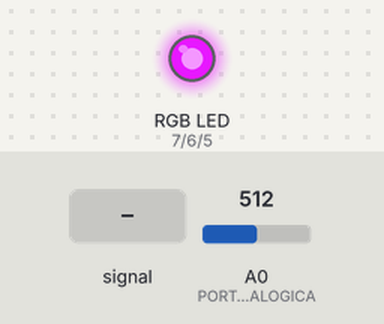
Simulated run of this sketch. Board: Arduino Uno, built with avr-gcc and run on an emulated ATmega328P. Shown: an RGB LED mixed from three pins (HIGH = lit). The inputs (shaded band) are chosen by the test bench; at power-on: A0 (PORTA_ANALOGICA) = 512.

Above: at 1.2 s.
1.3 s: A0 (PORTA_ANALOGICA) fed a 200 Hz sine of ±460 counts around its level
At 2.2 s:
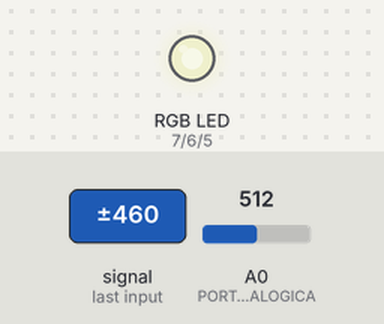
2.8 s: A0 (PORTA_ANALOGICA) set to 716
At 3.8 s:
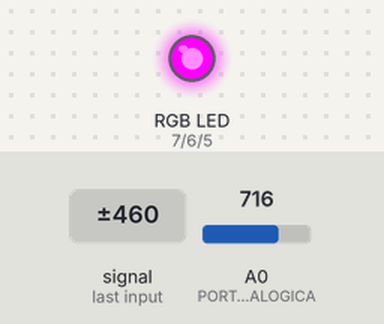
4.3 s: A0 (PORTA_ANALOGICA) fed a 1000 Hz sine of ±255 counts around its level
At 5.0 s:
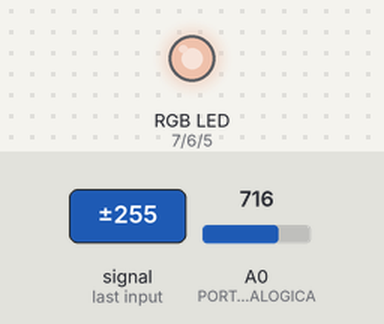
5.8 s: A0 (PORTA_ANALOGICA) fed a 2 Hz sine of ±306 counts around its level
At 6.16 s:
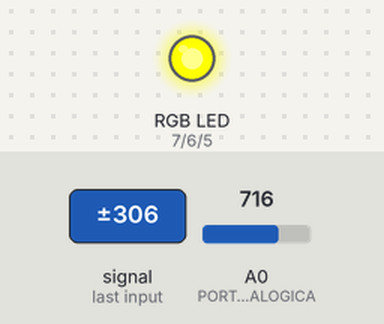
8.8 s: A0 (PORTA_ANALOGICA) set to 246
At 9.3 s:
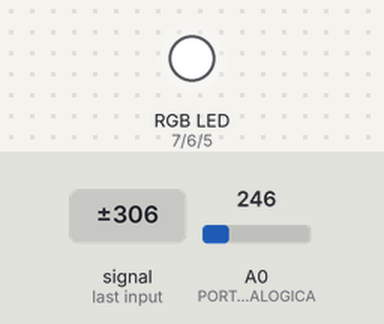
10.3 s: A0 (PORTA_ANALOGICA) fed a 200 Hz sine of ±81 counts around its level
At 11.1 s:
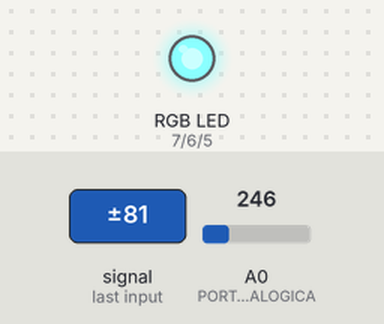
Timing chart, 0 to 12.8 s (numbered marks = the images above; inputs shaded):
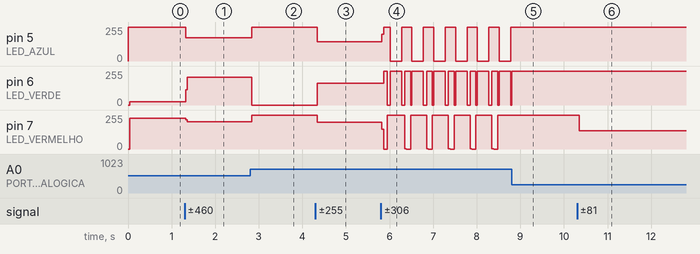

Measured:
- after the input at 1.3 s, pin 5 (LED_AZUL): 255/255 → 176/255 at once; pin 6 (LED_VERDE): 24/255 → 207/255 at once; pin 7 (LED_VERMELHO): 231/255 → 206/255 at once
- after the input at 2.8 s, pin 5 (LED_AZUL): 176/255 → 255/255 at once; pin 6 (LED_VERDE): 207/255 → 0/255 at once; pin 7 (LED_VERMELHO): 206/255 → 255/255 at once
- after the input at 4.3 s, pin 5 (LED_AZUL): 255/255 → 145/255 at once; pin 6 (LED_VERDE): 0/255 → 163/255 at once; pin 7 (LED_VERMELHO): 255/255 → 202/255 at once
- after the input at 5.8 s, pin 5 (LED_AZUL): 145/255 → 202/255 at once, then moves between 0/255 and 255/255, repeating every 1.5 s; pin 6 (LED_VERDE): 163/255 → 255/255 after 0.06 s, then moves between 0/255 and 255/255, repeating every 0.50 s
- after the input at 8.8 s, pin 5 (LED_AZUL), pin 7 (LED_VERMELHO): stops changing and stays 255/255
- after the input at 10.3 s, pin 7 (LED_VERMELHO): 255/255 → 138/255 after 0.05 s

The sketch:

Luzes_Coloridas_Potenciometro.ino
```cpp
//  NOME LUZES COLORIDAS COM O USO DO POTENCIOMETRO
//CURSO SIGNAL SPARK
//AUTOR JOSE LUIZ RYBARCZYK FILHO

//DECLARA A VARIAVEL LED_VERMELHO E ATRIBUI A PORTA 7

#define LED_VERMELHO 7

//DECLARA A VARIAVEL LED_VERDE E ATRIBUI A PORTA 6

#define LED_VERDE 6

//DECLARA A VARIAVEL LED_AZUL E ATRIBUI A PORTA 5
#define LED_AZUL 5

//DECLARA A VARIAVEL PORTA_ANALOGICA  E ATRIBUI A PORTA A0
int PORTA_ANALOGICA = A0;

int valor_porta;

// FUNCAO PARA LIGAR LED VERMELHO
void Liga_Vermelho(){

  digitalWrite(LED_VERMELHO, LOW);
  digitalWrite(LED_VERDE, HIGH);
  digitalWrite(LED_AZUL, HIGH);

}

// FUNCAO PARA LIGAR LED VERDE

void Liga_Verde() {

  digitalWrite(LED_VERMELHO, HIGH);
  digitalWrite(LED_VERDE,LOW);
  digitalWrite(LED_AZUL, HIGH);

}

// FUNCAO PARA LIGAR LED AZUL

void Liga_Azul() {

  digitalWrite(LED_VERMELHO, HIGH);
  digitalWrite(LED_VERDE,HIGH);
  digitalWrite(LED_AZUL, LOW);

}

// FUNCAO PARA DESLIGAR LED

void Desliga_Led() {

  digitalWrite(LED_VERMELHO, HIGH);
  digitalWrite(LED_VERDE,HIGH);
  digitalWrite(LED_AZUL, HIGH);

}


void setup() {

  pinMode(LED_VERMELHO, OUTPUT);

  pinMode(LED_VERDE, OUTPUT);

  pinMode(LED_AZUL, OUTPUT);

  Desliga_Led();

}


void loop() {

  valor_porta = analogRead(PORTA_ANALOGICA);

  if(valor_porta >= 0 && valor_porta <= 256){

  Desliga_Led();


  }

  if(valor_porta >= 256 && valor_porta <= 512){

  Liga_Vermelho();

  }


  if(valor_porta >= 512 && valor_porta <= 768){

  Liga_Verde();

  }


  if(valor_porta >= 768 && valor_porta <= 1023){

  Liga_Azul();

  }

}
```
